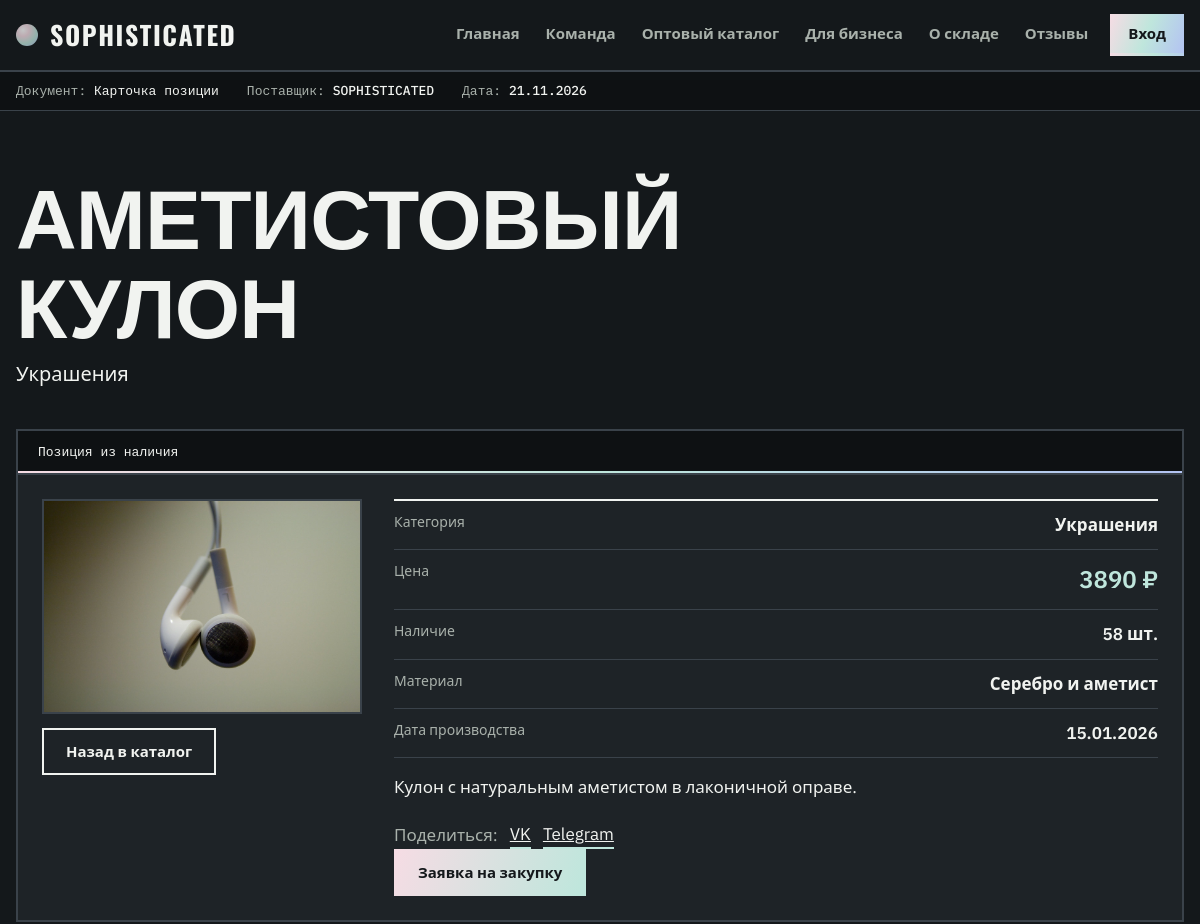
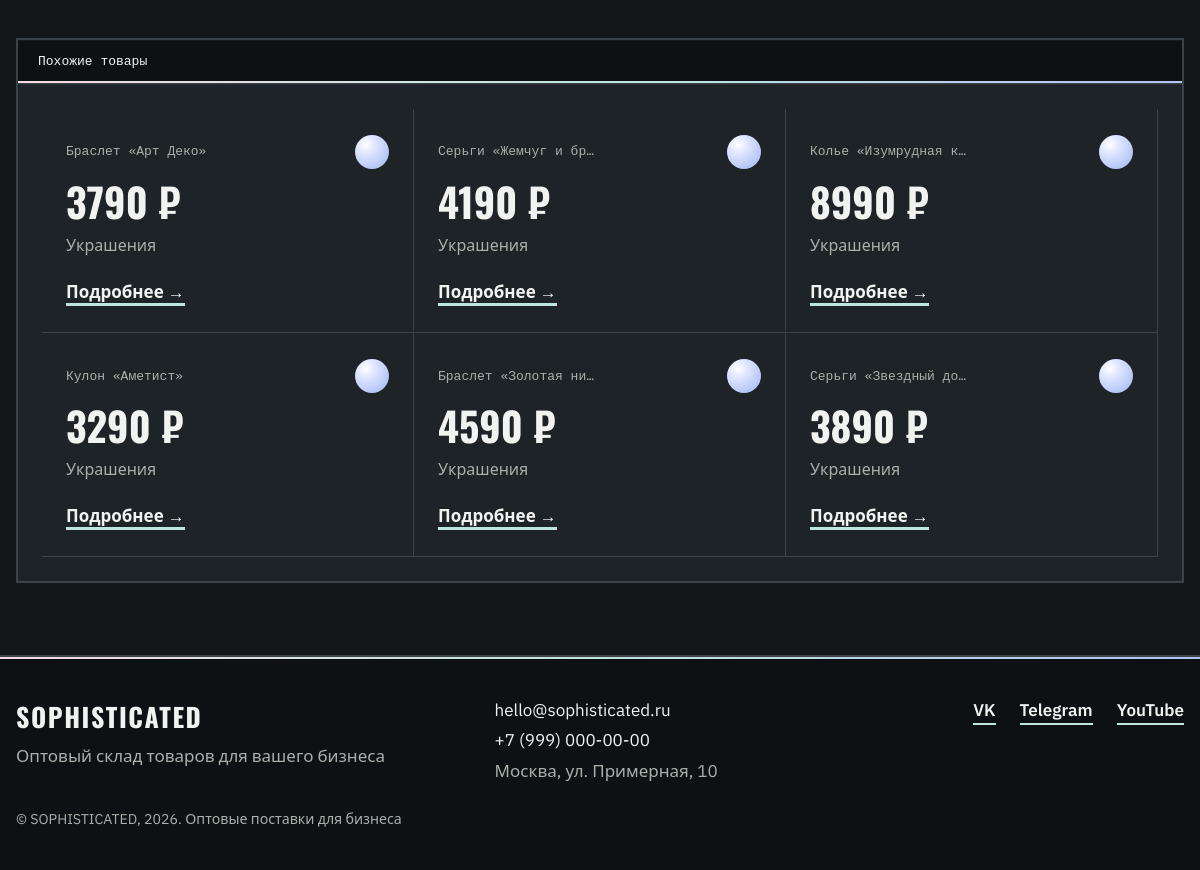
Screenshot of /products/аметистовый-кулон/ with the database file from the repository (2 pictures, top to bottom).
### hello/models.py (models this page shows, shortened)
class Products(models.Model):
    name = models.CharField('Название товара', max_length=100)
    sale = models.IntegerField('Цена')
    material = models.CharField('Материал', max_length=100)
    date_prod = models.DateField('Дата производства')
    conter = models.IntegerField('Количество')
    cat_id = models.ForeignKey(
        Category,
        on_delete=models.CASCADE,
        verbose_name='Категория',
    )
    image = models.ImageField(upload_to='products/', null=True, blank=True, verbose_name="Фото")
    description = models.TextField('Описание товара', max_length=1000, blank=True, default='')
    slug = models.SlugField(unique=True, blank=True, null=True, verbose_name='URL-пропуск')
    class Meta:
        indexes = [
            models.Index(fields=['sale'], name='products_sale_idx'),
            models.Index(fields=['conter'], name='products_conter_idx'),
            models.Index(fields=['date_prod'], name='products_date_prod_idx'),
        ]
        verbose_name = 'Товар'
        verbose_name_plural = 'Товары'

class Category(models.Model):
    name = models.CharField('Название категории', max_length=100)
    coment = models.TextField('Описание', max_length=500)
    class Meta:
        verbose_name = 'Категория'
        verbose_name_plural = 'Категории'

### hello/views.py (the view)
# urls.py: path('products/<str:slug>/', views.product_detail, name='product_detail'),
def product_detail(request, slug):
    product = get_object_or_404(
        Products.objects.select_related('cat_id'),
        slug=slug,
    )
    related = (
        Products.objects.select_related('cat_id')
        .filter(cat_id=product.cat_id)
        .exclude(pk=product.pk)
        .order_by('-id')[:6]
    )
    return render(request, 'product_detail.html', {
        'product': product,
        'related': related,
    })

### hello/context_processors.py (called while the page is built)
def settings(request):
    return {'settings': {
        'YMETRICA_ID': _settings.YMETRICA_ID,
        'GA_MEASUREMENT_ID': _settings.GA_MEASUREMENT_ID,
    }}

def site_contacts(request):
    return {'SITE_CONTACTS': {
        'email': _settings.SITE_EMAIL, 'phone': _settings.SITE_PHONE,
        'address': _settings.SITE_ADDRESS, 'vk': _settings.SITE_VK,
        'telegram': _settings.SITE_TELEGRAM, 'youtube': _settings.SITE_YOUTUBE,
    }}

### hello/templates/product_detail.html (shortened to what this page needs)
{% extends 'base.html' %}
{% load static %}
{% block doc_name %}Карточка позиции{% endblock %}
{% block content %}
<div class="sheet">
    <header class="sheet__head">
        <h1>{{ product.name }}</h1>
        <p class="sheet__lead">{{ product.cat_id.name }}</p>
    </header>
    <div class="section">
        <div class="section__bar"><b>Позиция из наличия</b></div>
        <div class="section__body">
            <div class="product-page__grid">
                <div class="product-page__media">
                    {% if product.image %}
                        <img src="{{ product.image.url }}" alt="{{ product.name }}"
                             class="product-page__image" width="400" loading="eager">
                    {% else %}
                        <div class="empty-message">Фото товара недоступно</div>
                    {% endif %}
                    <a class="btn btn--ghost" href="{% url 'products' %}">Назад в каталог</a>
                </div>
                <div class="product-page__info">
                    <dl class="product-page__details">
                        <div><dt>Категория</dt><dd>{{ product.cat_id.name }}</dd></div>
                        <div><dt>Цена</dt><dd class="product-page__price">{{ product.sale }} ₽</dd></div>
                        <div><dt>Наличие</dt><dd>{{ product.conter }} шт.</dd></div>
                        <div><dt>Материал</dt><dd>{{ product.material }}</dd></div>
                        <div><dt>Дата производства</dt><dd>{{ product.date_prod|date:'d.m.Y' }}</dd></div>
                    </dl>
                    <p class="product-page__desc">
                        {{ product.description|default:"Описание товара пока не добавлено." }}
                    </p>
                    <div class="product-page__share" aria-label="Поделиться товаром">
                        <span class="product-page__share-label">Поделиться:</span>
                        <a href="https://vk.com/share.php?url={{ request.build_absolute_uri }}&title={{ product.name }}"
                           target="_blank" rel="noopener noreferrer">VK</a>
                        <a href="https://t.me/share/url?url={{ request.build_absolute_uri }}"
                           target="_blank" rel="noopener noreferrer">Telegram</a>
                    </div>
                    <a class="btn btn--add" href="{% url 'product_inquiry_form' slug=product.slug %}">Заявка на закупку</a>
                </div>
            </div>
        </div>
    </div>
    {% if related %}
    <div class="section">
        <div class="section__bar"><b>Похожие товары</b></div>
        <div class="section__body">
            <div class="home-category-grid">
                {% for p in related %}
                    <a class="home-category-card" href="{% url 'product_detail' slug=p.slug %}">
                        <span class="home-category-card__top">
                            <span>{{ p.name|truncatechars:20 }}</span>
                            <span class="pearl-dot pearl-dot--blue"></span>
                        </span>
                        <strong>{{ p.sale }} ₽</strong>
                        <small>{{ p.cat_id.name|truncatechars:40 }}</small>
                        <span class="home-category-card__go"><span>Подробнее →</span></span>
                    </a>
                {% endfor %}
            </div>
        </div>
    </div>
    {% endif %}
</div>
{% endblock %}

### rows the page displays
Products: name "АМЕТИСТОВЫЙ КУЛОН", cat_id.name "Украшения", image (picture), sale "3890", conter "58", material "Серебро и аметист", date_prod "15.01.2026", description "Кулон с натуральным аметистом в лаконичной оправе."
Products: name "Браслет «Арт Деко»", sale "3790", cat_id.name "Украшения"
Products: name "Серьги «Жемчуг и бр…", sale "4190", cat_id.name "Украшения"
Products: name "Колье «Изумрудная к…", sale "8990", cat_id.name "Украшения"
Products: name "Кулон «Аметист»", sale "3290", cat_id.name "Украшения"
Products: name "Браслет «Золотая ни…", sale "4590", cat_id.name "Украшения"
Products: name "Серьги «Звездный до…", sale "3890", cat_id.name "Украшения"

### other values shown
{{ SITE_CONTACTS.email }} "hello@sophisticated.ru"
{{ SITE_CONTACTS.phone }} "+7 (999) 000-00-00"
{{ SITE_CONTACTS.address }} "Москва, ул. Примерная, 10"
